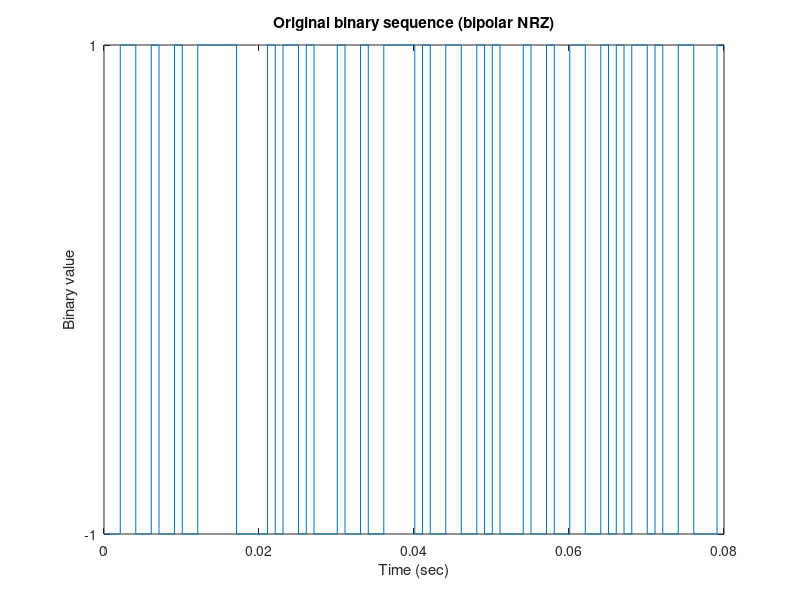
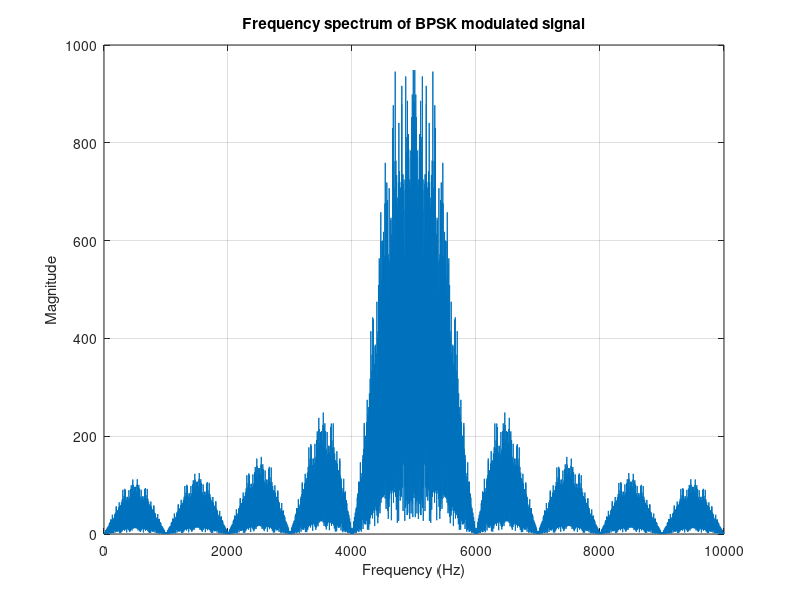
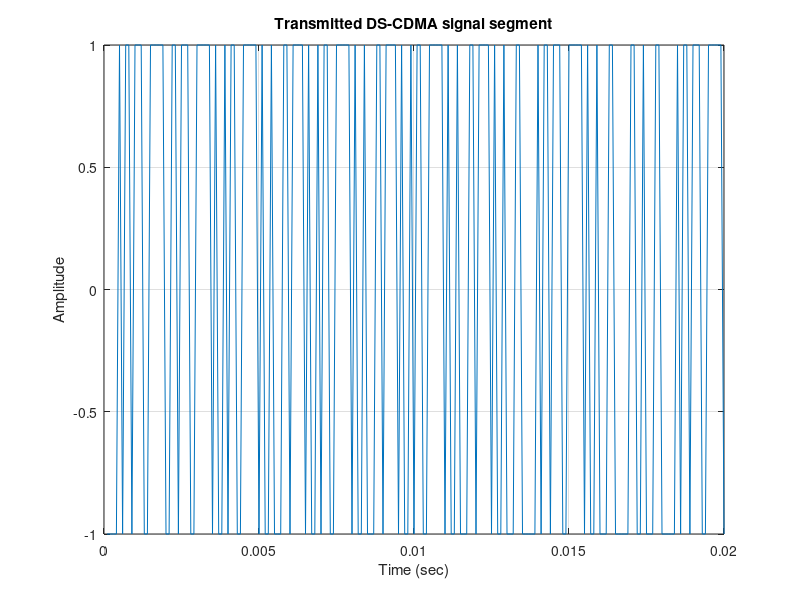

Recreate these plots in MATLAB, in order. (Note: this script raises an error after producing the figures.)
clear all;
close all;

msg = round(rand(1,1000));
trellis = poly2trellis(3,[6 7]);
user = convenc(msg, trellis);
user(user==0) = -1;
length_user = length(user);

fc = 5000;
eb = 0.5;
bitrate = 1000;
tb = 1/bitrate;
chiprate = 10000;
tc = 1/chiprate;
t = tc:tc:tb*length_user;

basebandsig = [];
for i = 1:length_user
    basebandsig = [basebandsig repmat(user(i), 1, tb/tc)];
end

figure(1)
stairs(t(1:800), basebandsig(1:800))
xlabel('Time (sec)')
ylabel('Binary value')
set(gca,'ytick',[-1 1])
title('Original binary sequence (bipolar NRZ)')

bpskmod = [];
for i = 1:length_user
    for j = tc:tc:tb
        bpskmod = [bpskmod sqrt(2*eb)*user(i)*cos(2*pi*fc*j)];
    end
end

number = length(t);
spectrum = abs(fft(bpskmod));
sampling_frequency = 2 * fc;
sampling_interval = 1 / sampling_frequency;

for i = 1:number
    frequency(i) = (1 / (number * sampling_interval)) * i;
end

figure(2)
plot(frequency, spectrum)
xlabel('Frequency (Hz)')
ylabel('Magnitude')
title('Frequency spectrum of BPSK modulated signal')
grid on

seed = [1 -1 1 -1];
pn = [];
for i = 1:length_user
    for j = 1:10
        pn = [pn seed(4)];
        temp = -1 * (seed(4) == seed(3)) + 1 * (seed(4) ~= seed(3));
        seed = [temp seed(1:3)];
    end
end

pnupsampled = [];
for i = 1:length(pn)
    pnupsampled = [pnupsampled repmat(pn(i), 1, tb/(10*tc))];
end

sigtx = bpskmod .* pnupsampled;

figure(3)
plot(t(1:200), sigtx(1:200))
xlabel('Time (sec)')
ylabel('Amplitude')
title('Transmitted DS-CDMA signal segment')
grid on

chan = ricianchan(1/chiprate, 100, 15);
chan.ResetBeforeFiltering = 0;
fad = abs(filter(chan, ones(size(sigtx))));
fadedsig = fad .* sigtx;

snr_in_dBs = 0:1:10;
for m = 1:length(snr_in_dBs)
    composite_signal = awgn(fadedsig, snr_in_dBs(m), 'measured');
    rx = composite_signal .* pnupsampled;

    demodcar = [];
    for i = 1:length_user
        for j = tc:tc:tb
            demodcar = [demodcar sqrt(2*eb)*cos(2*pi*fc*j)];
        end
    end

    bpskdemod = rx .* demodcar;
    len_dmod = length(bpskdemod);
    sumval = zeros(1, len_dmod / 10);

    for i = 1:length(sumval)
        sumval(i) = sum(bpskdemod((i-1)*10+1:i*10));
    end

    rxbits = sumval > 0;
    tblen = 3;
    delay = tblen;
    decoded = vitdec(rxbits, trellis, tblen, 'cont', 'hard');
    [~, ber(m)] = biterr(decoded(delay+1:end), msg(1:end-delay));
end

figure(4)
plot(snr_in_dBs, ber, '-o')
xlabel('Signal to Noise Ratio (dB)')
ylabel('Bit Error Rate (BER)')
legend('Simulated BER')
title('BER vs. SNR for 1/2 Convolutionally Encoded DS-CDMA (AWGN + Rician)')
grid on
